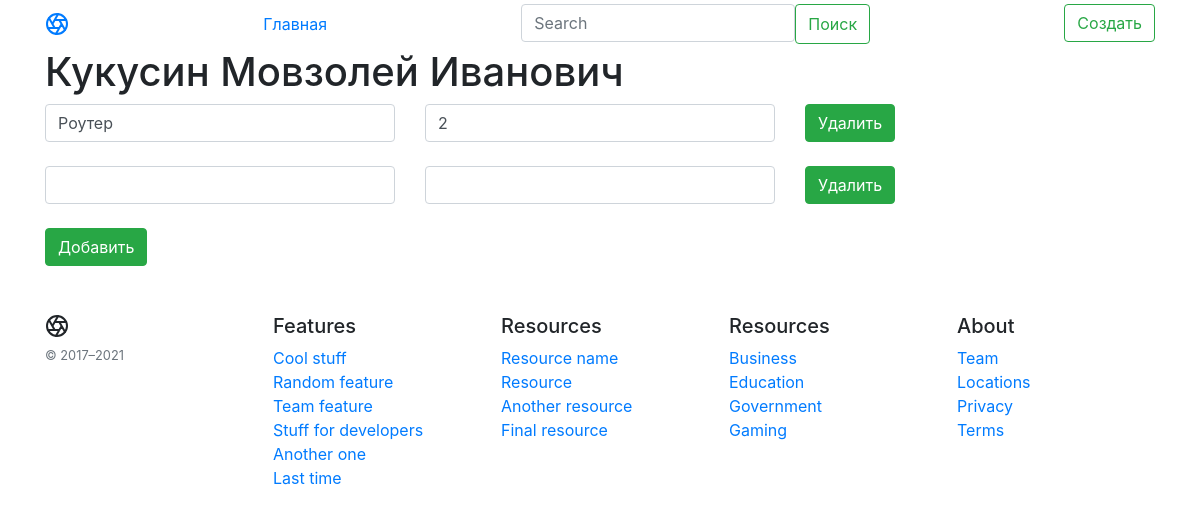
/inventory/8, run on the app's committed database.
### main.py (models this page shows, shortened)
class Article(db.Model):
    id = db.Column(db.Integer, primary_key=True)
    title = db.Column(db.String(100), nullable=False)
    intro = db.Column(db.String(300), nullable=False)
    date = db.Column(db.DateTime, default=datetime.utcnow)

class Equipment(db.Model):
    id = db.Column(db.Integer, primary_key=True)
    eq = db.Column(db.String(100), nullable=False)
    col = db.Column(db.Integer, nullable=False)
    user_id = db.Column(db.Integer, db.ForeignKey('article.id'))

### main.py (the view)
@app.route('/inventory/<int:id>')
def equip(id):
    article = Article.query.get(id)
    equipment = Equipment.query.all()
    return render_template("eq.html", article=int(article.id), equipment=equipment, name=article)

### templates/eq.html (shortened to what this page needs)
{% extends 'base.html' %}
{% block body %}
<div class="container">
    <h1>{{ name.title }}</h1>
    {% for el in equipment %}
    {% if el.user_id == article %}
    <form action="/inventory/{{ name.id }}/{{ el.id }}/updateeq" method="POST">
        <div class="row">
            <div class="col"><input type="text" name="eq" id="eq" class="form-control" value="{{ el.eq }}">
            </div>
            <div class="col">
                <input name="col" id="col" class="form-control" value="{{ el.col }}">
            </div>
            <div class="col">
                <a href="/inventory/{{ name.id }}/{{ el.id }}/deleteeq" class="btn btn-success">Удалить</a>
            </div>
        </div>
        <br>
        {% endif %}
        {% endfor %}
    </form>
    <form action="/inventory/{{ name.id }}/{{ equipment[-1].id+1 }}/new/{{ equipment[-1].id }}" method="POST">
        <div class="row">
            <div class="col"><input type="text" name="eq_id" id="eq_id" class="form-control"></div>
            <div class="col"><input name="col_id" id="col_id" class="form-control"></div>
            <div class="col"><a href="/inventory/{{ name.id }}/{{ equipment[-1].id }}/deleteeq" class="btn btn-success">Удалить</a>
            </div>
        </div>
        <br>
        <button type="submit" class="btn btn-success">Добавить</button>
    </form>
</div>
{% endblock %}

### data on the page
Article: title "Кукусин Мовзолей Иванович"
Equipment: eq "Роутер", col "2"
